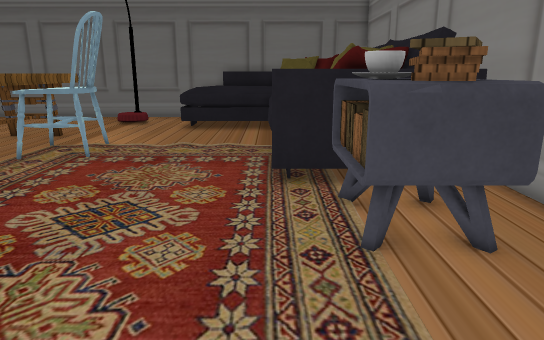
View 1 (above)

16 first-person views from a walk through a scene from a Unity 3-D project. The camera is 1.4 m above the floor, tilts 14° down and sees 70° across. The floor is counted in squares, 0.5 m on a side. Each view is taken from the middle of a square. On the plan, view 1 faces up. The plan holds only what a view shows up to about 20 squares ahead; the rest is blank. Some surface patterns are stand-ins.

View 2
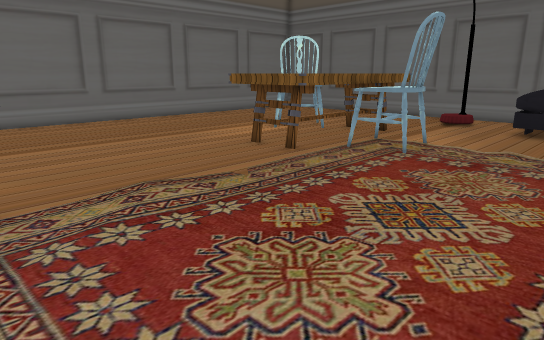

View 3
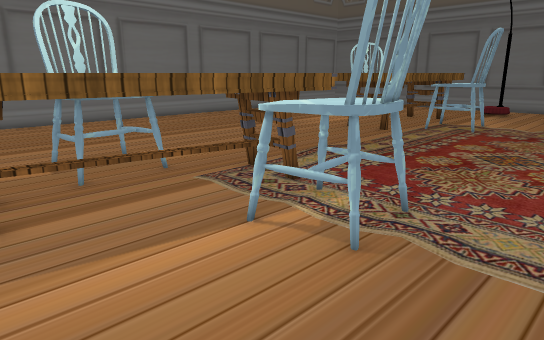

View 4
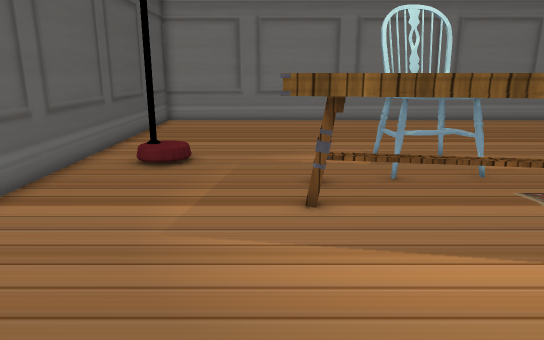

View 5
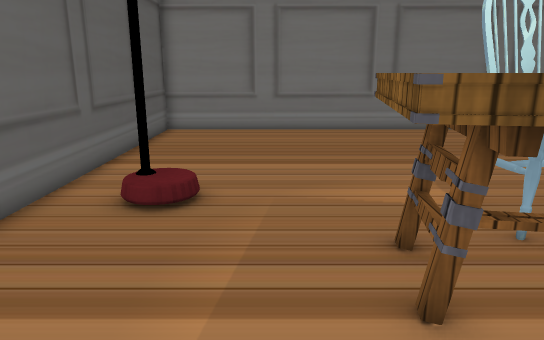

View 6
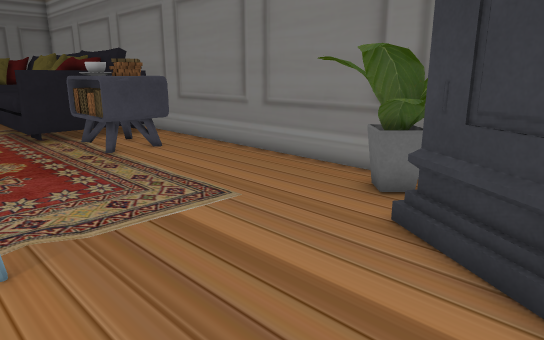

View 7
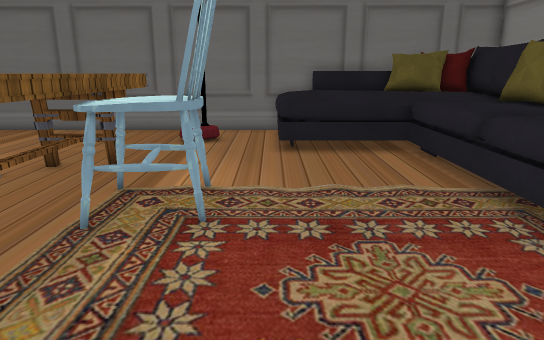

View 8
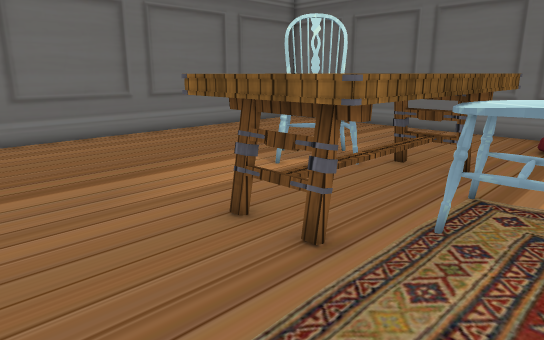

View 9
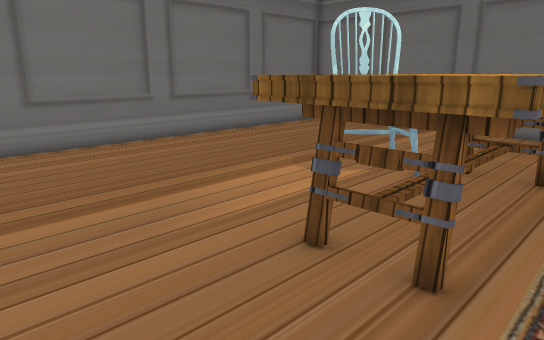

View 10
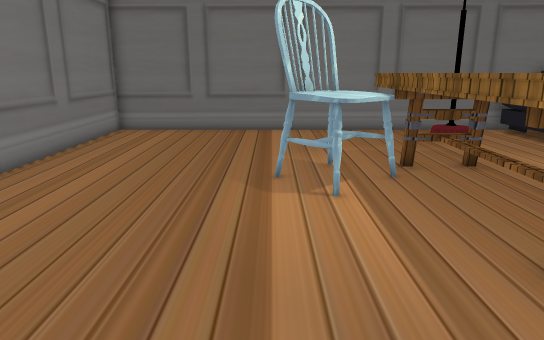

View 11
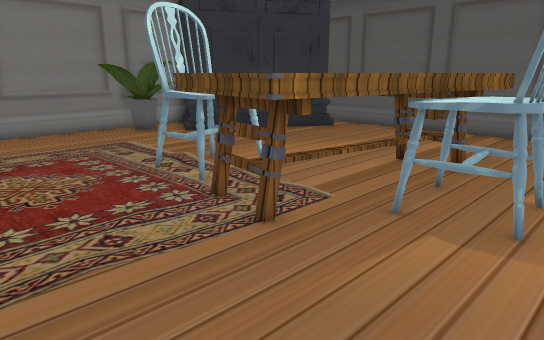

View 12
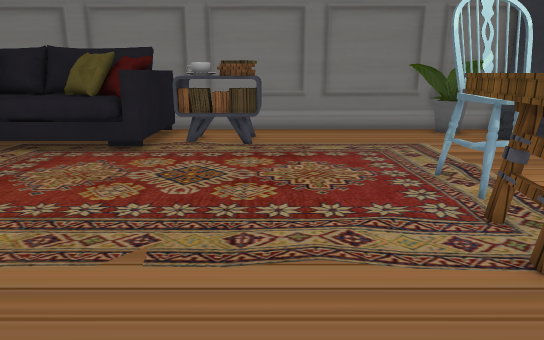

View 13
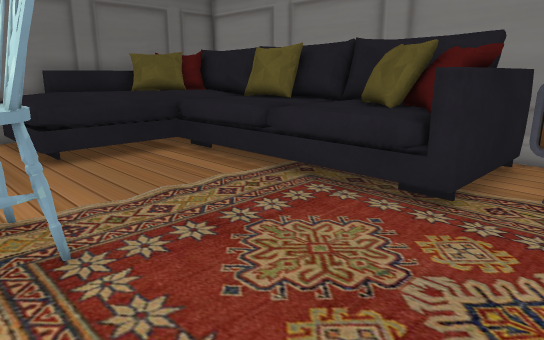

View 14
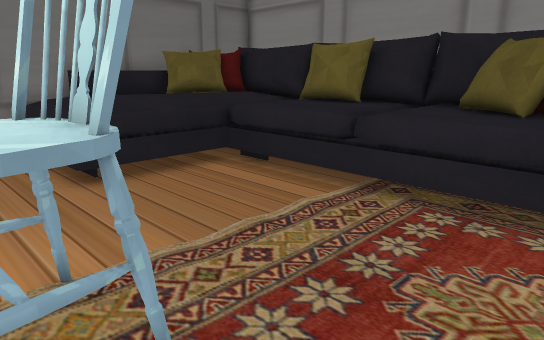

View 15
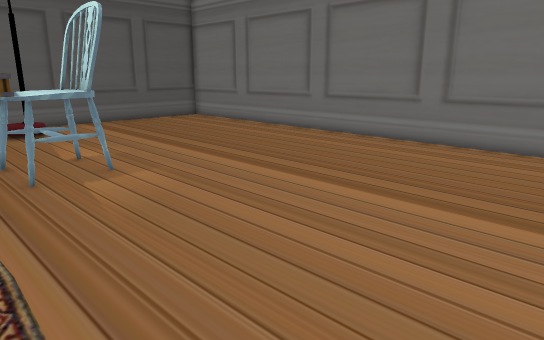

View 16
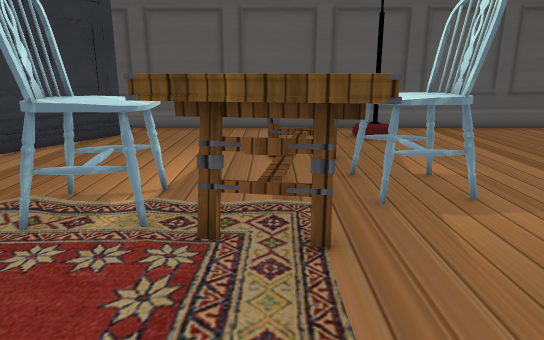

### Floor plan
Points are (right, up) in squares from view 1. A wall is a line through its corners. A room is listed if a view was taken in it or the views show most of it. See-through windows are left out.
Room 1 (views 1, 2, 3, 4, 5, 6, 7, 8, 9, 10, 11, 12, 13, 14, 15, 16)
walls: (6, 14.8) (6, 16.2); (6, -7) (6, 11.6); (1.2, 25.7) (-23.8, 25.7) (-23.8, -13.3) (-0.1, -13.3)
objects: chair (-16, 15) to (-13, 18); chair (-13, -4) to (-10, -1); other object (-13, 10) to (-9, 18); other object (-11, -7) to (-6, 2); chair (-9, 13) to (-6, 15); chair (-6, -2) to (-3, 0); other object (-5, 10) to (5, 25); table (1, 5) to (4, 9); plant (3, -6) to (5, -5)

Positions as (right, up) in squares from view 1, and headings:
1: (0, 0), facing up
2: (0, 0), facing up-left
3: (0, -7), facing up-left
4: (0, -7), facing left
5: (-4, -8), facing left
6: (-4, -8), facing up-right
7: (-5, 6), facing up
8: (-6, 6), facing up-left
9: (-8, 6), facing up-left
10: (-16, 6), facing up
11: (-14, 6), facing down-right
12: (-14, 5), facing right
13: (-8, 7), facing up-right
14: (-8, 10), facing up-right
15: (-8, 10), facing down-left
16: (-8, 7), facing down
